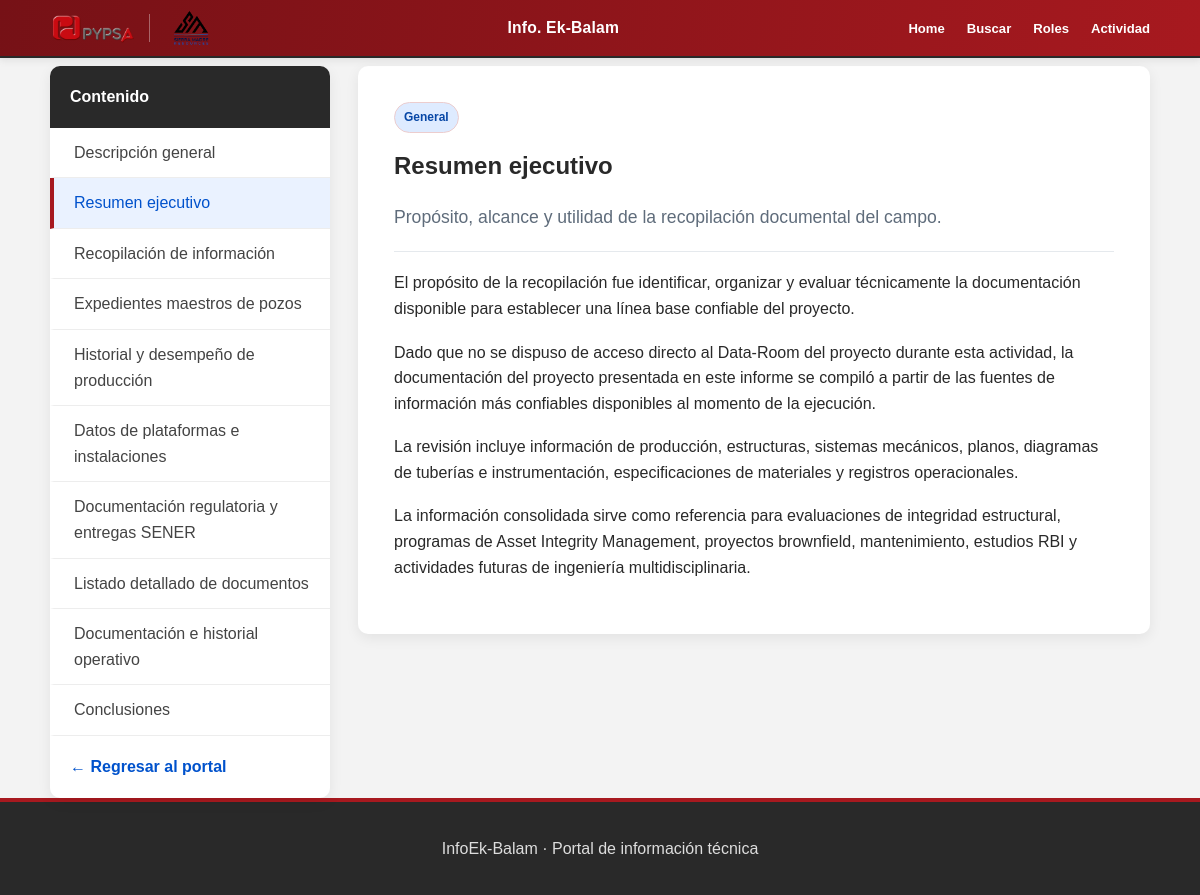
Page /contenido/executive-summary (signed in) on the committed database.
### models.py (models this page shows)
class Contenido(db.Model):
    __tablename__ = "contenidos"
    id = db.Column(
        db.Integer,
        primary_key=True
    )
    slug = db.Column(
        db.String(120),
        unique=True,
        nullable=False
    )
    titulo = db.Column(
        db.String(200),
        nullable=False
    )
    categoria = db.Column(
        db.String(100),
        nullable=False
    )
    resumen = db.Column(
        db.Text,
        nullable=True
    )
    contenido = db.Column(
        db.Text,
        nullable=False
    )
    palabras_clave = db.Column(
        db.Text,
        nullable=True
    )
    orden = db.Column(
        db.Integer,
        default=0,
        nullable=False
    )
    activo = db.Column(
        db.Boolean,
        default=True,
        nullable=False
    )

### app.py (the view)
@app.route("/contenido/<string:slug>")
@login_required
def ver_contenido(slug):
    contenido = Contenido.query.filter_by(
        slug=slug,
        activo=True
    ).first_or_404()
    contenidos_menu = (
        Contenido.query
        .filter_by(activo=True)
        .order_by(Contenido.orden)
        .all()
    )
    pozos_por_plataforma = (
        obtener_pozos_por_plataforma()
        if slug == "well-master-files"
        else {}
    )
    imagenes_por_plataforma = obtener_imagenes_por_plataforma(
        pozos_por_plataforma
    )
    historiales_por_plataforma = obtener_historiales_por_plataforma(
        None if slug == "production-history" else pozos_por_plataforma
    )
    return render_template(
        "contenido.html",
        contenido=contenido,
        contenidos_menu=contenidos_menu,
        pozos_por_plataforma=pozos_por_plataforma,
        imagenes_por_plataforma=imagenes_por_plataforma,
        historiales_por_plataforma=historiales_por_plataforma,
        opciones_produccion=opciones_produccion(),
    )

### app.py (called while the page is built)
def obtener_imagenes_por_plataforma(pozos_por_plataforma):
    return {
        plataforma: PLATAFORMAS_BUSQUEDA.get(
            plataforma.upper(),
            {}
        ).get("imagen")
        for plataforma in pozos_por_plataforma
    }

def obtener_historiales_por_plataforma(pozos_por_plataforma=None):
    plataformas = (
        pozos_por_plataforma
        if pozos_por_plataforma is not None
        else HISTORIALES_PRODUCCION
    )
    return {
        plataforma: HISTORIALES_PRODUCCION[plataforma]
        for plataforma in plataformas
        if plataforma in HISTORIALES_PRODUCCION
    }

@login_manager.user_loader
def cargar_usuario(usuario_id):
    return db.session.get(
        Usuario,
        int(usuario_id)
    )

@app.before_request
def registrar_actividad_usuario():
    if not current_user.is_authenticated:
        return
    registro_id = session.get("registro_acceso_id")
    if not registro_id:
        return
    ahora_epoch = time.time()
    ultima_actualizacion = session.get("registro_actividad_epoch", 0)
    if ahora_epoch - ultima_actualizacion < 60:
        return
    registro = db.session.get(SesionNavegacion, registro_id)
    if registro and registro.usuario_id == current_user.id and not registro.fecha_salida:
        registro.ultima_actividad = datetime.utcnow()
        db.session.commit()
        session["registro_actividad_epoch"] = ahora_epoch

### models.py (called while the page is built)
    def tiene_permiso(self, codigo):
        return any(
            permiso.codigo == codigo
            for rol in self.roles
            for permiso in rol.permisos
        )

    @property
    def is_active(self):
        return self.activo

### templates/contenido.html (shortened to what this page needs)
{% extends "base.html" %}
{% from "_explorador_pozos.html" import explorador_pozos %}
{% from "_historiales_produccion.html" import selector_historiales %}
{% from "_produccion_interactiva.html" import produccion_interactiva %}
{% block content %}
<div class="distribucion-portal">
    <aside class="menu-lateral">
        <div class="menu-lateral-titulo">
            <span>Contenido</span>
        </div>
        <nav>
            {% for elemento in contenidos_menu %}
                <a
                    href="{{ url_for(
                        'ver_contenido',
                        slug=elemento.slug
                    ) }}#contenido-principal"
                    class="{% if elemento.id == contenido.id %}
                        activo
                    {% endif %}"
                >
                    {{ elemento.titulo }}
                </a>
            {% endfor %}
        </nav>
        <a
            class="volver-portal"
            href="{{ url_for('portal') }}"
        >
            ← Regresar al portal
        </a>
    </aside>
<article
    id="contenido-principal"
    class="contenido-documental"
>
        <span class="categoria">
            {{ contenido.categoria }}
        </span>
        <h1>
            {{ contenido.titulo }}
        </h1>
        <p class="resumen-contenido">
            {{ contenido.resumen }}
        </p>
        <div class="texto-contenido">
            {% for parrafo in contenido.contenido.split('\n\n') %}
                {% if parrafo.strip() %}
                    <p>{{ parrafo.strip() }}</p>
                {% endif %}
            {% endfor %}
        </div>
    </article>
</div>
{% endblock %}

### static/css/styles.css (style rules this page uses)
:root { --rojo-principal: #a7191f; --rojo-oscuro: #761116; --rojo-hover: #8b151a; --rojo-claro: #f6e8e9; --gris-oscuro: #292929; --gris-medio: #606060; --gris-suave: #d7d7d7; --gris-claro: #f3f3f3; --blanco: #ffffff; --sombra: rgb(0 0 0 / 9%); }
* { box-sizing: border-box; }
html { min-height: 100%; scroll-behavior: smooth; }
body { min-height: 100vh; margin: 0; display: flex; flex-direction: column; font-family: Arial, Helvetica, sans-serif; line-height: 1.6; color: var(--gris-oscuro); background-color: var(--gris-claro); }
#contenido-principal { scroll-margin-top: 110px; }
.tarjeta, .portal-bienvenida, .indicador, .tarjeta-contenido, .contenido-documental, .pagina-busqueda { background-color: var(--blanco); box-shadow: 0 4px 14px var(--sombra); }
.categoria { display: inline-block; width: fit-content; padding: 5px 10px; color: var(--rojo-oscuro); font-size: 0.75rem; font-weight: 700; background-color: var(--rojo-claro); border: 1px solid #eccdce; border-radius: 20px; }
.categoria { display: inline-block; width: fit-content; padding: 5px 9px; color: #0747a6; font-size: 0.75rem; font-weight: 700; background: #deebff; border-radius: 20px; }
.distribucion-portal { display: grid; grid-template-columns: 280px 1fr; gap: 28px; align-items: start; }
.menu-lateral { position: sticky; top: 20px; overflow: hidden; background: white; border-radius: 10px; box-shadow: 0 4px 14px rgb(0 0 0 / 7%); }
.menu-lateral-titulo { padding: 18px 20px; color: var(--blanco); font-weight: 700; background-color: var(--gris-oscuro); }
.menu-lateral nav a:hover, .menu-lateral nav a.activo { color: var(--rojo-principal); background-color: var(--rojo-claro); border-left: 4px solid var(--rojo-principal); }
.menu-lateral nav { display: flex; flex-direction: column; }
.menu-lateral nav a { padding: 12px 20px; color: #444444; text-decoration: none; border-left: 4px solid transparent; border-bottom: 1px solid #ededed; }
.menu-lateral nav a:hover, .menu-lateral nav a.activo { color: #0052cc; background: #eaf2ff; }
.volver-portal { display: inline-block; margin: 18px 20px; color: #0052cc; font-weight: 700; text-decoration: none; }
.contenido-documental { padding: 36px; background: white; border-radius: 10px; box-shadow: 0 4px 14px rgb(0 0 0 / 7%); }
.contenido-documental h1 { margin: 14px 0 12px; }
.resumen-contenido { padding-bottom: 20px; color: #5f6c7b; font-size: 1.1rem; border-bottom: 1px solid #e5e9ed; }
.texto-contenido p { margin: 18px 0; }

### rows in the picture
Contenido: titulo "Descripción general"
Contenido: titulo "Resumen ejecutivo", categoria "General", resumen "Propósito, alcance y utilidad de la recopilación documental del campo."
Contenido: titulo "Recopilación de información"
Contenido: titulo "Expedientes maestros de pozos"
Contenido: titulo "Historial y desempeño de producción"
Contenido: titulo "Datos de plataformas e instalaciones"
Contenido: titulo "Documentación regulatoria y entregas SENER"
Contenido: titulo "Listado detallado de documentos"
Contenido: titulo "Documentación e historial operativo"
Contenido: titulo "Conclusiones"

### other values in the picture
{{ parrafo.strip() }} "El propósito de la recopilación fue identificar, organizar y evaluar técnicamente la documentación disponible para establecer una línea base confiable del proyecto." "La revisión incluye información de producción, estructuras, sistemas mecánicos, planos, diagramas de tuberías e instrumentación, especificaciones de materiales y registros operacionales."
